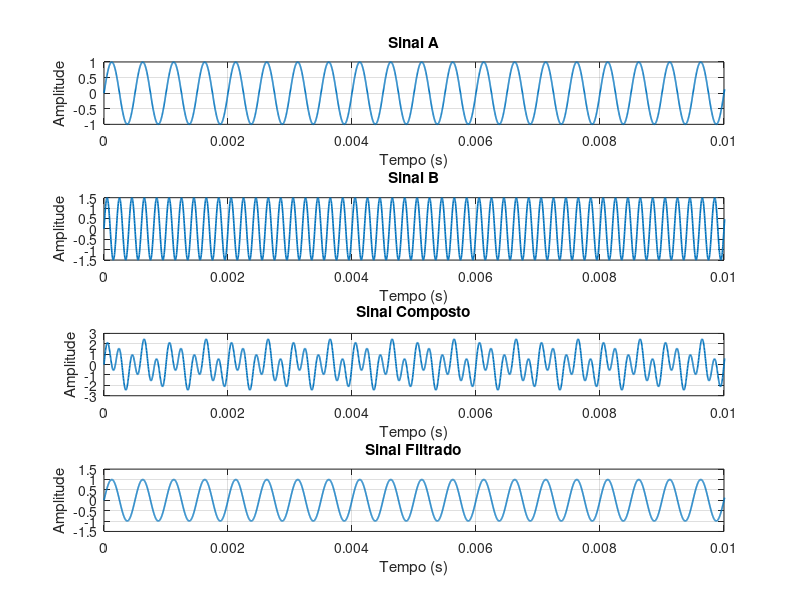
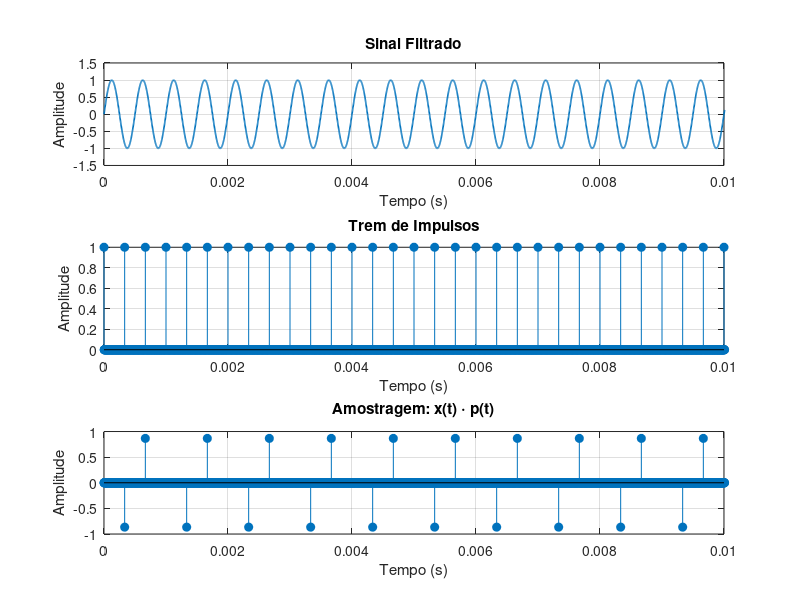
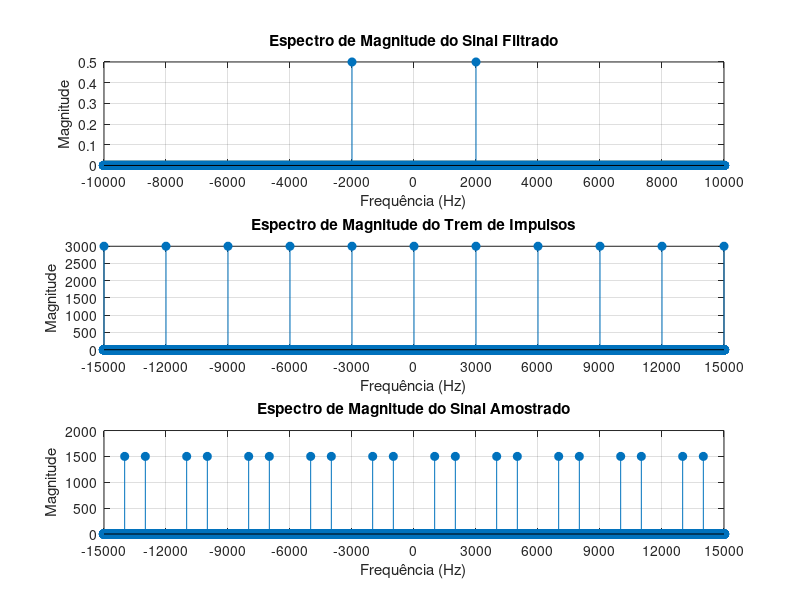
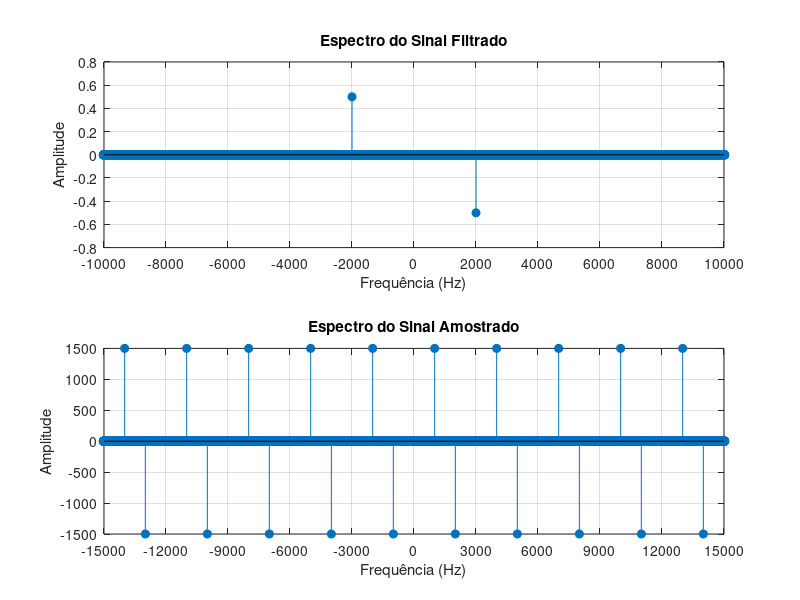

Source code (MATLAB) for these figures, in order:
clear;
clc;
close all;

pkg load signal;

f1 = 2e3;%Frequencia da senoide a ser amostrada
f2 = 5e3;%Frequencia da senoide do impulso na frequencia
A1 = 1.0;%Amplitude da senoide a ser amostrada
A2 = 1.5;%Amplitude da senoide do impulso na frequencia

fs = 3e3; %Frequencia de amostragem
Ts = 1/fs; %Periodo de amostragem
fAnalog = 360e3; %Frequencia da grade computacional
Ta = 1/fAnalog;%Frequencia da grade computacional
tempoTotal = 1;%Tempo total de simulação
t = 0:Ta:tempoTotal-Ta;%Grade computacional
nPAnalog = length(t);%Total de pontos da grade
fCorte = 3e3; %Frequencia de corte do filtro passa baixas anti aliasing

sinalA = A1*sin(2*pi*f1*t);%Sinal a ser amostrado
sinalB = A2*sin(2*pi*f2*t);%Sinal que fornece o impulso em frequencia
sinalComposto = sinalA + sinalB;


filtroIdeal = zeros(1,nPAnalog);

for i = 1:nPAnalog
    fAtual = (i-1)*(fAnalog/nPAnalog);

    if fAtual <= fCorte || fAtual >= (fAnalog-fCorte)
        filtroIdeal(i) = 1;
    else
        filtroIdeal(i) = 0;
    end
end

sinalCompostoFFT = fft(sinalComposto);%Jogando na frequencia para retirar o espectro da segunda senoide
sinalFiltradoFFT = sinalCompostoFFT .* filtroIdeal;%Filtro no tempo pra retirar o espectro da segunda senoide
sinalFiltrado = real(ifft(sinalFiltradoFFT));%Volto pro dominio do tempo pra ter o meu sinal filtrado e no tempo

figure;

subplot(4,1,1);
plot(t,sinalA,'LineWidth',1.2);
grid on;
xlabel('Tempo (s)');
ylabel('Amplitude');
title('Sinal A');
xlim([0 0.01]);

subplot(4,1,2);
plot(t,sinalB,'LineWidth',1.2);
grid on;
xlabel('Tempo (s)');
ylabel('Amplitude');
title('Sinal B');
xlim([0 0.01]);

subplot(4,1,3);
plot(t,sinalComposto,'LineWidth',1.2);
grid on;
xlabel('Tempo (s)');
ylabel('Amplitude');
title('Sinal Composto');
xlim([0 0.01]);

subplot(4,1,4);
plot(t,sinalFiltrado,'LineWidth',1.2);
grid on;
xlabel('Tempo (s)');
ylabel('Amplitude');
title('Sinal Filtrado');
xlim([0 0.01]);

kPasso = round(fAnalog / fs);

tremImpulsos = zeros(1,nPAnalog);%Grade computacional do trem de impulsos
tremImpulsos(1:kPasso:end) = 1;%Faço a área dele tender a 1 discretamente

sinalAmostrado = sinalFiltrado .* tremImpulsos;%Amostrando o sinal x(t).s(t)

figure;

subplot(3,1,1);
plot(t,sinalFiltrado,'LineWidth',1.2);
grid on;
xlabel('Tempo (s)');
ylabel('Amplitude');
title('Sinal Filtrado');
xlim([0 0.01]);

subplot(3,1,2);
stem(t,tremImpulsos,'filled');
grid on;
xlabel('Tempo (s)');
ylabel('Amplitude');
title('Trem de Impulsos');
xlim([0 0.01]);

subplot(3,1,3);
stem(t,sinalAmostrado,'filled');
grid on;
xlabel('Tempo (s)');
ylabel('Amplitude');
title('Amostragem: x(t) \cdot p(t)');
xlim([0 0.01]);

hold off;

f = (-nPAnalog/2:nPAnalog/2-1)*(fAnalog/nPAnalog);%Criando a grade computacional da frequencia

sinalFiltradoFFT_plot = fftshift(fft(sinalFiltrado))/nPAnalog;
tremImpulsosFFT_plot = (fftshift(fft(tremImpulsos))/nPAnalog) * fAnalog;
sinalAmostradoFFT_plot = (fftshift(fft(sinalAmostrado))/nPAnalog) * fAnalog;

figure;

subplot(3,1,1);
stem(f,abs(sinalFiltradoFFT_plot),'filled');
grid on;
xlabel('Frequência (Hz)');
ylabel('Magnitude');
title('Espectro de Magnitude do Sinal Filtrado');
xlim([-10000 10000]);
xticks(-10000:2000:10000);

subplot(3,1,2);
stem(f,abs(tremImpulsosFFT_plot),'filled');
grid on;
xlabel('Frequência (Hz)');
ylabel('Magnitude');
title('Espectro de Magnitude do Trem de Impulsos');
xlim([-5*fs 5*fs]);
xticks(-5*fs : fs : 5*fs);

subplot(3,1,3);
stem(f,abs(sinalAmostradoFFT_plot),'filled');
grid on;
xlabel('Frequência (Hz)');
ylabel('Magnitude');
title('Espectro de Magnitude do Sinal Amostrado');
xlim([-5*fs 5*fs]);
xticks(-5*fs : fs : 5*fs);

figure;

subplot(2,1,1);
stem(f,imag(sinalFiltradoFFT_plot),'filled');
grid on;
xlabel('Frequência (Hz)');
ylabel('Amplitude');
title('Espectro do Sinal Filtrado');
xlim([-10000 10000]);
xticks(-10000:2000:10000);

subplot(2,1,2);
stem(f,imag(sinalAmostradoFFT_plot),'filled');
grid on;
xlabel('Frequência (Hz)');
ylabel('Amplitude');
title('Espectro do Sinal Amostrado');
xlim([-5*fs 5*fs]);
xticks(-5*fs : fs : 5*fs);

fCorteReconstrucao = fs/2;
filtroReconstrucao = zeros(1,nPAnalog);

for i = 1:nPAnalog
    fAtual = (i-1)*(fAnalog/nPAnalog);
    if fAtual <= fCorteReconstrucao || fAtual >= (fAnalog-fCorteReconstrucao)
        filtroReconstrucao(i) = 1;
    else
        filtroReconstrucao(i) = 0;
    end
end

sinalReconstruidoFFT = fft(sinalAmostrado) .* filtroReconstrucao * kPasso;
sinalReconstruido = real(ifft(sinalReconstruidoFFT));

filtroReconstrucaoPlot = fftshift(filtroReconstrucao);
sinalReconstruidoFFT_plot = fftshift(sinalReconstruidoFFT)/nPAnalog;

figure;

subplot(4,1,1);
stem(f,imag(sinalAmostradoFFT_plot),'filled');
grid on;
xlabel('Frequência (Hz)');
ylabel('Amplitude');
title('Espectro do Sinal Amostrado');
xlim([-5*fs 5*fs]);
xticks(-5*fs : fs : 5*fs);

subplot(4,1,2);
plot(f,filtroReconstrucaoPlot,'LineWidth',2,'Color','r');
grid on;
xlabel('Frequência (Hz)');
ylabel('Ganho');
title('Filtro Ideal de Reconstrução');
xlim([-5*fs 5*fs]);
xticks(-5*fs : fs : 5*fs);
ylim([-0.2 1.2]);

subplot(4,1,3);
stem(f,imag(sinalReconstruidoFFT_plot),'filled');
grid on;
xlabel('Frequência (Hz)');
ylabel('Amplitude');
title('Espectro do Sinal Reconstruído');
xlim([-5*fs 5*fs]);
xticks(-5*fs : fs : 5*fs);

subplot(4,1,4);
plot(t, sinalFiltrado, 'LineWidth', 2, 'DisplayName', 'Sinal Filtrado');
hold on;
plot(t, sinalReconstruido, '--', 'LineWidth', 2, 'DisplayName', 'Sinal Reconstruído');
grid on;
xlabel('Tempo (s)');
ylabel('Amplitude');
title('Comparação: Sinal Filtrado vs Sinal Reconstruído');
xlim([0 0.01]);
legend('Location', 'northeast');
hold off;
